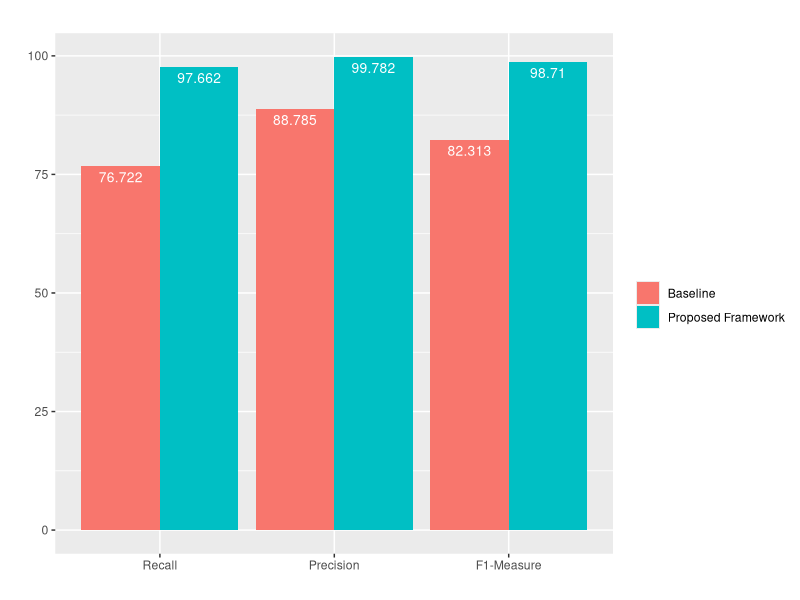

R code for this plot: (Note: this script raises an error after producing the figure.)
library(ggplot2)
df1 <- data.frame(supp=rep(c("Baseline", "Proposed Framework"), each=3),
                  metric=rep(c("Recall", "Precision", "F1-Measure"),2),
                  len=c(76.722, 88.785, 82.313, 97.662, 99.782, 98.71))

df2 <- data.frame(supp=rep(c("Baseline", "Proposed Framework"), each=3),
                  metric=rep(c("Recall", "Precision", "F1-Measure"),2),
                  len=c(89.343, 81.663, 85.503, 96.715, 81.398,89.057))

df3 <- data.frame(supp=rep(c("Baseline", "Proposed Framework"), each=3),
                  metric=rep(c("Recall", "Precision", "F1-Measure"),2),
                  len=c(81.384, 76.191, 78.787, 95.182, 80.892, 88.037))

head(df1)
#df1$metric=as.factor(df1$metric)
#df1$metric <- factor(df1$metric, as.character(df1$metric))
df1$metric <- factor(df1$metric, levels = c("Recall", "Precision", "F1-Measure"))
df2$metric <- factor(df2$metric, levels = c("Recall", "Precision", "F1-Measure"))
df3$metric <- factor(df3$metric, levels = c("Recall", "Precision", "F1-Measure"))



ggplot(data=df1, aes(x=metric, y=len, fill=supp)) +
  geom_bar(stat="identity", position=position_dodge()) +
  geom_text(aes(label=len), vjust=1.6, color="white",
          position = position_dodge(0.9), size=3.5) +
  labs(title="", x = "", y = "", color = "Categorias", fill = "")


library(forcats)

df1 %>%
  mutate(name = fct_relevel(name, "Recall", "Precision", "F1-Measure")) %>%
  ggplot( aes(x=name, y=val)) +
  geom_bar(stat="identity")



# Create some data
df2 <- data.frame(supp=rep(c("VC", "OJ"), each=3),
                  dose=rep(c("0.5", "1", "2"),2),
                  len=c(6.8, 15, 33, 4.2, 10, 29.5))
head(df2)


data_summary <- function(data, varname, groupnames){
  require(plyr)
  summary_func <- function(x, col){
    c(mean = mean(x[[col]], na.rm=TRUE),
      sd = sd(x[[col]], na.rm=TRUE))
  }
  data_sum<-ddply(data, groupnames, .fun=summary_func,
                  varname)
  data_sum <- rename(data_sum, c("mean" = varname))
  return(data_sum)
}


require(ggplot2)

data(ToothGrowth)

df3 <- data_summary(ToothGrowth, varname="len", 
                    groupnames=c("supp", "dose"))
# Convert dose to a factor variable
df3$dose=as.factor(df3$dose)

head(df3)


# Standard deviation of the mean as error bar
p <- ggplot(df3, aes(x=dose, y=len, fill=supp)) + 
  geom_bar(stat="identity", position=position_dodge())
#+
  #geom_errorbar(aes(ymin=len-sd, ymax=len+sd), width=.2,
  #              position=position_dodge(.9))

p + scale_fill_brewer(palette="Paired") + 
  #geom_text(aes(label=len), vjust=-0.3, size=3.5)+
  geom_text(aes(label=len), vjust=1.6, color="black", size=3.5) +
  theme_minimal()


ggplot(data=df2, aes(x=dose, y=len, fill=supp)) +
  geom_bar(stat="identity", position=position_dodge())+
  geom_text(aes(label=len), vjust=1.6, color="white",
            position = position_dodge(0.9), size=3.5)+
  scale_fill_brewer(palette="Paired")+
  theme_minimal()


ggplot(data=df3, aes(x=dose, y=len, fill=supp)) +
  geom_bar(stat="identity", position=position_dodge())+
  geom_text(aes(label=len), vjust=1.6, color="white",
            position = position_dodge(0.9), size=3.5)+
  geom_errorbar(aes(ymin=len-sd, ymax=len+sd), width=.2,
                position=position_dodge(.9))

  scale_fill_brewer(palette="Paired")+
  theme_minimal()
  
head(df3)  

df3

ggplot(data=df3, aes(x=dose, y=len, fill=supp)) +
    geom_bar(stat="identity", position=position_dodge())+
    #geom_text(aes(label=len), vjust=10, color="white",
  geom_text(aes(label=len), hjust=5, color="white",
              position = position_dodge(0.9), size=3.5)+
    geom_errorbar(aes(ymin=len-sd, ymax=len+sd), width=.2,
                  position=position_dodge(.9)) + 
  
    #scale_fill_brewer(palette="Paired")+
    theme_minimal() + 
    coord_flip()
